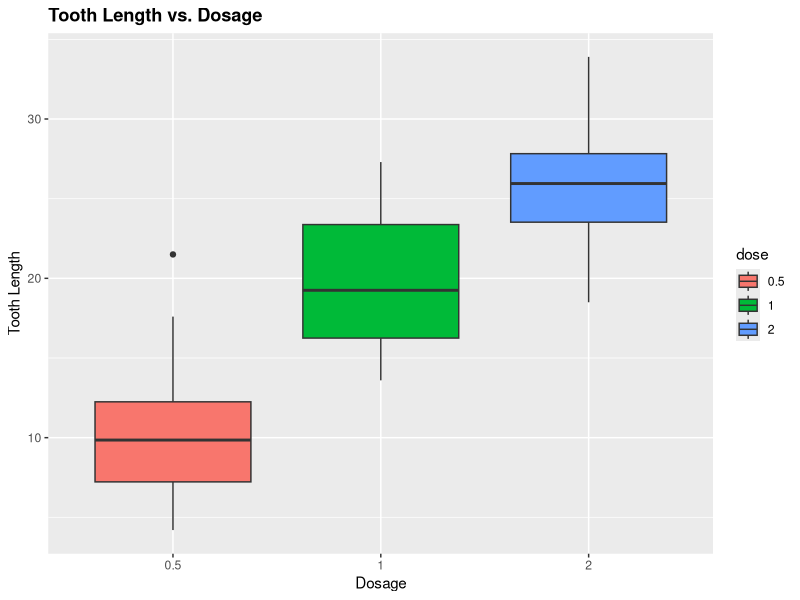
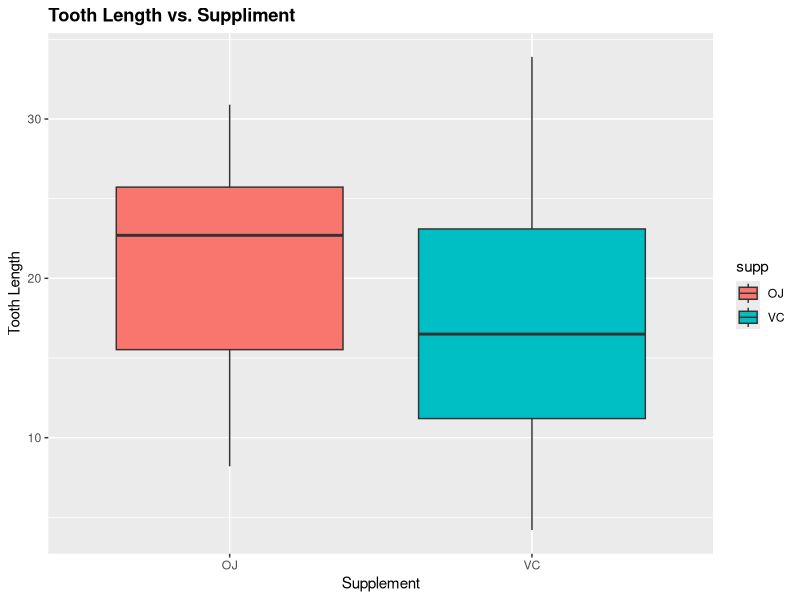

Write R code to recreate these figures, in order.
## ---- chunk 1
# Since dosages are some form of treatment in this data we would want to quantify they results of each measure
ToothGrowth$dose<-as.factor(ToothGrowth$dose)
summary(ToothGrowth)
## ---- chunk 2
#High level view of data to get variables and structure of data
head(ToothGrowth)
## ---- chunk 3
#Check for NULL values in tooth growth length
sum(is.na(ToothGrowth$len))
## ---- chunk 4
#Check for NULL values in suppliment
sum(is.na(ToothGrowth$supp))
## ---- chunk 5
#Check for NULL values in dosage
sum(is.na(ToothGrowth$dose))
## ---- chunk 6
library(ggplot2)
# Boxplot the data for each dosage to see the discribution and which dosage may seem to be the obtimal.
ggplot(aes(x=dose, y=len), data=ToothGrowth) + geom_boxplot(aes(fill=dose)) + xlab("Dosage") + ylab("Tooth Length")  + ggtitle("Tooth Length vs. Dosage") + 
     theme(plot.title = element_text(lineheight=1.0, face="bold"))
## ---- chunk 7
# Boxplot the data for each suppliments to see the discribution and which suppliment may seem to be the obtimal.
ggplot(aes(x=supp, y=len), data=ToothGrowth) + geom_boxplot(aes(fill=supp)) + xlab("Supplement") + ylab("Tooth Length") + ggtitle("Tooth Length vs. Suppliment") + 
     theme(plot.title = element_text(lineheight=1.0, face="bold"))
## ---- chunk 8
# run t-test for the significance in the difference between suppliments
t.test(len~supp,data=ToothGrowth,alternative="two.sided")
## ---- chunk 9
# run t-test for the significance in the difference between 1.0 and 0.5 dosages
t.test(len~dose,data=subset(ToothGrowth, ToothGrowth$dose %in% c(1.0,0.5)),alternative="two.sided")
## ---- chunk 10
# run t-test for the significance in the difference between 0.5 and 2.0 dosages
t.test(len~dose,data=subset(ToothGrowth, ToothGrowth$dose %in% c(0.5,2.0)),alternative="two.sided")
## ---- chunk 11
# run t-test for the significance in the difference between 1.0 and 2.0 dosages
t.test(len~dose,data=subset(ToothGrowth, ToothGrowth$dose %in% c(1.0,2.0)),alternative="two.sided")
